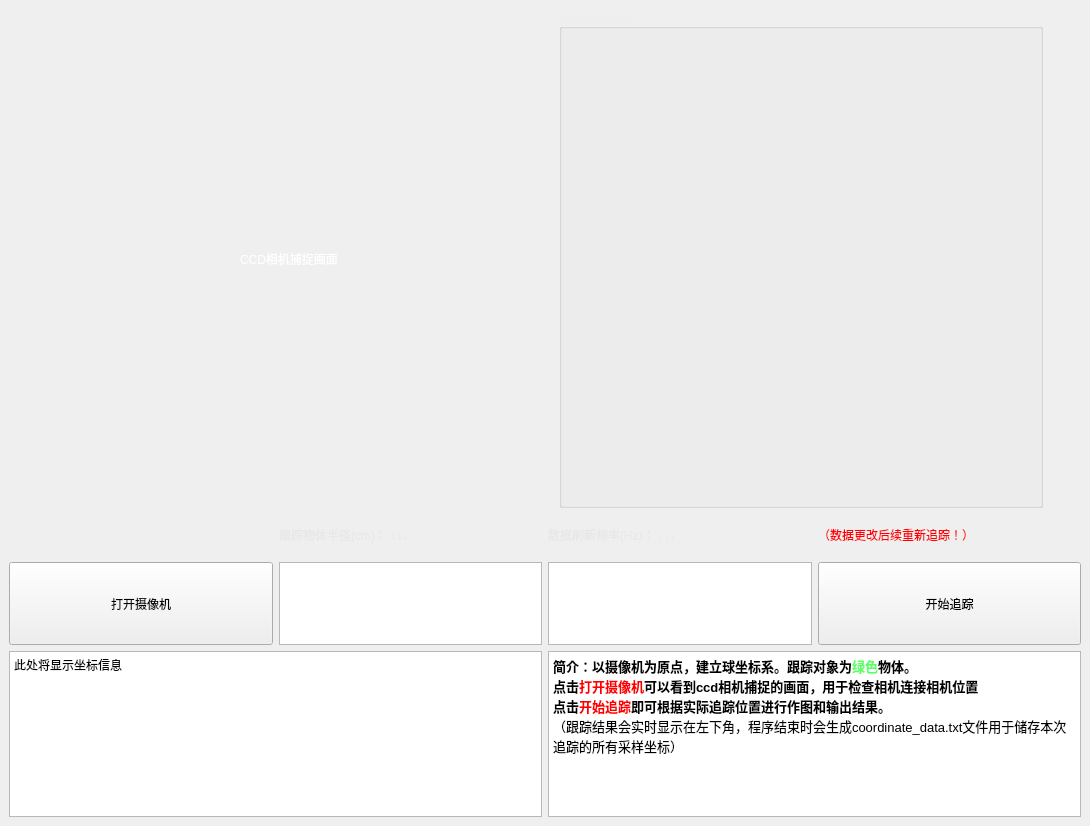
<?xml version="1.0" encoding="UTF-8"?>
<ui version="4.0">
 <class>MainWindow</class>
 <widget class="QMainWindow" name="MainWindow">
  <property name="geometry">
   <rect>
    <x>0</x>
    <y>0</y>
    <width>1090</width>
    <height>826</height>
   </rect>
  </property>
  <property name="windowTitle">
   <string>机械运动追踪</string>
  </property>
  <property name="styleSheet">
   <string notr="true">QWidget#centralwidget{
background-image: url(:/picture/backgroundImage.jpg);
}</string>
  </property>
  <widget class="QWidget" name="centralwidget">
   <layout class="QVBoxLayout" name="verticalLayout_2">
    <item>
     <layout class="QVBoxLayout" name="verticalLayout" stretch="12,1,2,4">
      <item>
       <layout class="QHBoxLayout" name="horizontalLayout" stretch="2,30,1,30,2">
        <item>
         <widget class="QLabel" name="blank11">
          <property name="text">
           <string/>
          </property>
         </widget>
        </item>
        <item>
         <widget class="QLabel" name="cameraLabel">
          <property name="palette">
           <palette>
            <active>
             <colorrole role="WindowText">
              <brush brushstyle="SolidPattern">
               <color alpha="255">
                <red>255</red>
                <green>255</green>
                <blue>255</blue>
               </color>
              </brush>
             </colorrole>
            </active>
            <inactive>
             <colorrole role="WindowText">
              <brush brushstyle="SolidPattern">
               <color alpha="255">
                <red>255</red>
                <green>255</green>
                <blue>255</blue>
               </color>
              </brush>
             </colorrole>
            </inactive>
            <disabled>
             <colorrole role="WindowText">
              <brush brushstyle="SolidPattern">
               <color alpha="255">
                <red>120</red>
                <green>120</green>
                <blue>120</blue>
               </color>
              </brush>
             </colorrole>
            </disabled>
           </palette>
          </property>
          <property name="styleSheet">
           <string notr="true"/>
          </property>
          <property name="text">
           <string>CCD相机捕捉画面</string>
          </property>
          <property name="alignment">
           <set>Qt::AlignCenter</set>
          </property>
         </widget>
        </item>
        <item>
         <widget class="QLabel" name="blank12">
          <property name="text">
           <string/>
          </property>
         </widget>
        </item>
        <item>
         <widget class="QGroupBox" name="groupBox">
          <property name="palette">
           <palette>
            <active>
             <colorrole role="WindowText">
              <brush brushstyle="SolidPattern">
               <color alpha="255">
                <red>238</red>
                <green>238</green>
                <blue>238</blue>
               </color>
              </brush>
             </colorrole>
            </active>
            <inactive>
             <colorrole role="WindowText">
              <brush brushstyle="SolidPattern">
               <color alpha="255">
                <red>238</red>
                <green>238</green>
                <blue>238</blue>
               </color>
              </brush>
             </colorrole>
            </inactive>
            <disabled>
             <colorrole role="WindowText">
              <brush brushstyle="SolidPattern">
               <color alpha="255">
                <red>120</red>
                <green>120</green>
                <blue>120</blue>
               </color>
              </brush>
             </colorrole>
            </disabled>
           </palette>
          </property>
          <property name="title">
           <string>运动轨迹图像</string>
          </property>
         </widget>
        </item>
        <item>
         <widget class="QLabel" name="blank13">
          <property name="text">
           <string/>
          </property>
         </widget>
        </item>
       </layout>
      </item>
      <item>
       <layout class="QHBoxLayout" name="horizontalLayout_3" stretch="1,1,1,1">
        <item>
         <widget class="QLabel" name="label">
          <property name="text">
           <string/>
          </property>
         </widget>
        </item>
        <item>
         <widget class="QLabel" name="label_3">
          <property name="palette">
           <palette>
            <active>
             <colorrole role="WindowText">
              <brush brushstyle="SolidPattern">
               <color alpha="255">
                <red>231</red>
                <green>231</green>
                <blue>231</blue>
               </color>
              </brush>
             </colorrole>
            </active>
            <inactive>
             <colorrole role="WindowText">
              <brush brushstyle="SolidPattern">
               <color alpha="255">
                <red>231</red>
                <green>231</green>
                <blue>231</blue>
               </color>
              </brush>
             </colorrole>
            </inactive>
            <disabled>
             <colorrole role="WindowText">
              <brush brushstyle="SolidPattern">
               <color alpha="255">
                <red>120</red>
                <green>120</green>
                <blue>120</blue>
               </color>
              </brush>
             </colorrole>
            </disabled>
           </palette>
          </property>
          <property name="text">
           <string>跟踪物体半径(cm)： ↓↓↓</string>
          </property>
         </widget>
        </item>
        <item>
         <widget class="QLabel" name="label_4">
          <property name="palette">
           <palette>
            <active>
             <colorrole role="WindowText">
              <brush brushstyle="SolidPattern">
               <color alpha="255">
                <red>231</red>
                <green>231</green>
                <blue>231</blue>
               </color>
              </brush>
             </colorrole>
            </active>
            <inactive>
             <colorrole role="WindowText">
              <brush brushstyle="SolidPattern">
               <color alpha="255">
                <red>231</red>
                <green>231</green>
                <blue>231</blue>
               </color>
              </brush>
             </colorrole>
            </inactive>
            <disabled>
             <colorrole role="WindowText">
              <brush brushstyle="SolidPattern">
               <color alpha="255">
                <red>120</red>
                <green>120</green>
                <blue>120</blue>
               </color>
              </brush>
             </colorrole>
            </disabled>
           </palette>
          </property>
          <property name="text">
           <string>数据刷新频率(Hz)： ↓↓↓</string>
          </property>
         </widget>
        </item>
        <item>
         <widget class="QLabel" name="label_2">
          <property name="palette">
           <palette>
            <active>
             <colorrole role="WindowText">
              <brush brushstyle="SolidPattern">
               <color alpha="255">
                <red>255</red>
                <green>0</green>
                <blue>4</blue>
               </color>
              </brush>
             </colorrole>
            </active>
            <inactive>
             <colorrole role="WindowText">
              <brush brushstyle="SolidPattern">
               <color alpha="255">
                <red>255</red>
                <green>0</green>
                <blue>4</blue>
               </color>
              </brush>
             </colorrole>
            </inactive>
            <disabled>
             <colorrole role="WindowText">
              <brush brushstyle="SolidPattern">
               <color alpha="255">
                <red>120</red>
                <green>120</green>
                <blue>120</blue>
               </color>
              </brush>
             </colorrole>
            </disabled>
           </palette>
          </property>
          <property name="text">
           <string>（数据更改后续重新追踪！）</string>
          </property>
         </widget>
        </item>
       </layout>
      </item>
      <item>
       <layout class="QHBoxLayout" name="horizontalLayout_2" stretch="1,1,1,1">
        <item>
         <widget class="QPushButton" name="cameraButton">
          <property name="sizePolicy">
           <sizepolicy hsizetype="Minimum" vsizetype="Expanding">
            <horstretch>0</horstretch>
            <verstretch>0</verstretch>
           </sizepolicy>
          </property>
          <property name="text">
           <string>打开摄像机</string>
          </property>
         </widget>
        </item>
        <item>
         <widget class="QTextEdit" name="object_radius">
          <property name="html">
           <string>&lt;!DOCTYPE HTML PUBLIC &quot;-//W3C//DTD HTML 4.0//EN&quot; &quot;http://www.w3.org/TR/REC-html40/strict.dtd&quot;&gt;
&lt;html&gt;&lt;head&gt;&lt;meta name=&quot;qrichtext&quot; content=&quot;1&quot; /&gt;&lt;style type=&quot;text/css&quot;&gt;
p, li { white-space: pre-wrap; }
&lt;/style&gt;&lt;/head&gt;&lt;body style=&quot; font-family:'SimSun'; font-size:9.07563pt; font-weight:400; font-style:normal;&quot;&gt;
&lt;p style=&quot;-qt-paragraph-type:empty; margin-top:0px; margin-bottom:0px; margin-left:0px; margin-right:0px; -qt-block-indent:0; text-indent:0px; font-size:9.07563pt;&quot;&gt;&lt;br /&gt;&lt;/p&gt;&lt;/body&gt;&lt;/html&gt;</string>
          </property>
         </widget>
        </item>
        <item>
         <widget class="QTextEdit" name="frequency">
          <property name="html">
           <string>&lt;!DOCTYPE HTML PUBLIC &quot;-//W3C//DTD HTML 4.0//EN&quot; &quot;http://www.w3.org/TR/REC-html40/strict.dtd&quot;&gt;
&lt;html&gt;&lt;head&gt;&lt;meta name=&quot;qrichtext&quot; content=&quot;1&quot; /&gt;&lt;style type=&quot;text/css&quot;&gt;
p, li { white-space: pre-wrap; }
&lt;/style&gt;&lt;/head&gt;&lt;body style=&quot; font-family:'SimSun'; font-size:9.07563pt; font-weight:400; font-style:normal;&quot;&gt;
&lt;p style=&quot;-qt-paragraph-type:empty; margin-top:0px; margin-bottom:0px; margin-left:0px; margin-right:0px; -qt-block-indent:0; text-indent:0px; font-size:9.07563pt;&quot;&gt;&lt;br /&gt;&lt;/p&gt;&lt;/body&gt;&lt;/html&gt;</string>
          </property>
         </widget>
        </item>
        <item>
         <widget class="QPushButton" name="traceButton">
          <property name="sizePolicy">
           <sizepolicy hsizetype="Minimum" vsizetype="Expanding">
            <horstretch>0</horstretch>
            <verstretch>0</verstretch>
           </sizepolicy>
          </property>
          <property name="text">
           <string>开始追踪</string>
          </property>
         </widget>
        </item>
       </layout>
      </item>
      <item>
       <layout class="QHBoxLayout" name="horizontalLayout_4">
        <item>
         <widget class="QTextBrowser" name="coordinateBrowser">
          <property name="html">
           <string>&lt;!DOCTYPE HTML PUBLIC &quot;-//W3C//DTD HTML 4.0//EN&quot; &quot;http://www.w3.org/TR/REC-html40/strict.dtd&quot;&gt;
&lt;html&gt;&lt;head&gt;&lt;meta name=&quot;qrichtext&quot; content=&quot;1&quot; /&gt;&lt;style type=&quot;text/css&quot;&gt;
p, li { white-space: pre-wrap; }
&lt;/style&gt;&lt;/head&gt;&lt;body style=&quot; font-family:'SimSun'; font-size:9.07563pt; font-weight:400; font-style:normal;&quot;&gt;
&lt;p style=&quot; margin-top:0px; margin-bottom:0px; margin-left:0px; margin-right:0px; -qt-block-indent:0; text-indent:0px;&quot;&gt;&lt;span style=&quot; font-size:9.07563pt;&quot;&gt;此处将显示坐标信息&lt;/span&gt;&lt;/p&gt;&lt;/body&gt;&lt;/html&gt;</string>
          </property>
         </widget>
        </item>
        <item>
         <widget class="QTextBrowser" name="introductionBrowser">
          <property name="html">
           <string>&lt;!DOCTYPE HTML PUBLIC &quot;-//W3C//DTD HTML 4.0//EN&quot; &quot;http://www.w3.org/TR/REC-html40/strict.dtd&quot;&gt;
&lt;html&gt;&lt;head&gt;&lt;meta name=&quot;qrichtext&quot; content=&quot;1&quot; /&gt;&lt;style type=&quot;text/css&quot;&gt;
p, li { white-space: pre-wrap; }
&lt;/style&gt;&lt;/head&gt;&lt;body style=&quot; font-family:'SimSun'; font-size:9.07563pt; font-weight:400; font-style:normal;&quot;&gt;
&lt;p style=&quot; margin-top:0px; margin-bottom:0px; margin-left:0px; margin-right:0px; -qt-block-indent:0; text-indent:0px;&quot;&gt;&lt;span style=&quot; font-size:10pt; font-weight:600;&quot;&gt;简介：以摄像机为原点，建立球坐标系。跟踪对象为&lt;/span&gt;&lt;span style=&quot; font-size:10pt; font-weight:600; color:#5cff67;&quot;&gt;绿色&lt;/span&gt;&lt;span style=&quot; font-size:10pt; font-weight:600;&quot;&gt;物体。&lt;/span&gt;&lt;/p&gt;
&lt;p style=&quot; margin-top:0px; margin-bottom:0px; margin-left:0px; margin-right:0px; -qt-block-indent:0; text-indent:0px;&quot;&gt;&lt;span style=&quot; font-size:10pt; font-weight:600;&quot;&gt;点击&lt;/span&gt;&lt;span style=&quot; font-size:10pt; font-weight:600; color:#ff0000;&quot;&gt;打开摄像机&lt;/span&gt;&lt;span style=&quot; font-size:10pt; font-weight:600;&quot;&gt;可以看到ccd相机捕捉的画面，用于检查相机连接相机位置&lt;/span&gt;&lt;/p&gt;
&lt;p style=&quot; margin-top:0px; margin-bottom:0px; margin-left:0px; margin-right:0px; -qt-block-indent:0; text-indent:0px;&quot;&gt;&lt;span style=&quot; font-size:10pt; font-weight:600;&quot;&gt;点击&lt;/span&gt;&lt;span style=&quot; font-size:10pt; font-weight:600; color:#ff0000;&quot;&gt;开始追踪&lt;/span&gt;&lt;span style=&quot; font-size:10pt; font-weight:600;&quot;&gt;即可根据实际追踪位置进行作图和输出结果。&lt;/span&gt;&lt;/p&gt;
&lt;p style=&quot; margin-top:0px; margin-bottom:0px; margin-left:0px; margin-right:0px; -qt-block-indent:0; text-indent:0px;&quot;&gt;&lt;span style=&quot; font-size:10pt;&quot;&gt;（跟踪结果会实时显示在左下角，程序结束时会生成coordinate_data.txt文件用于储存本次追踪的所有采样坐标）&lt;/span&gt;&lt;/p&gt;&lt;/body&gt;&lt;/html&gt;</string>
          </property>
         </widget>
        </item>
       </layout>
      </item>
     </layout>
    </item>
   </layout>
  </widget>
 </widget>
 <resources>
  <include location="image.qrc"/>
 </resources>
 <connections/>
</ui>
